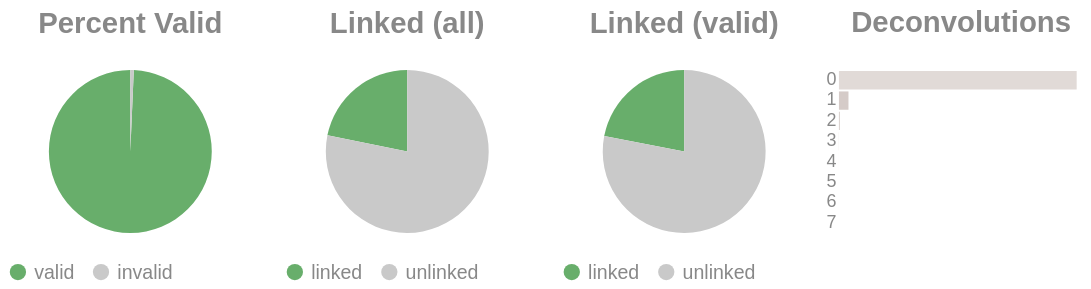

This figure's notebook cell:
### Code cell
if SKIPLR:
    pass
else:
    clash = Counter()
    for i in valids['molecule'].to_list():
        _mol = i.split("-")
        if len(_mol) == 1:
            clash.update('0')
        else:
            clash.update(_mol[-1])

    _d = {"deconvolutions": [], 'count': []}
    for k,v in clash.items():
        _d['deconvolutions'].append(k)
        _d['count'].append(v)

    tot_valid = valids['reads'].sum()
    mask = valids['reads'] >= 2
    n_linked_reads = valids.filter(mask)['reads'].sum()
    if n_linked_reads == 0:
        print_html("No linked molecules (>=2 reads) were detected; skipping linked-only distributions.")
        SKIPLR = True
    else:
        perc_valid = round(tot_valid / n_reads, 4)
        linked_perc_abs = round(n_linked_reads / n_reads, 4)
        linked_perc = round(n_linked_reads / tot_valid, 4)

    _valid = pl.DataFrame({"valids": ['valid', 'invalid'], "count": [tot_valid, n_reads - tot_valid]})
    _linked_abs = pl.DataFrame({"linked (absolute)": ['linked', 'unlinked'], "count": [n_linked_reads, n_reads - n_linked_reads]})
    _linked_rel = pl.DataFrame({"linked (valids)": ['linked', 'unlinked'], "count": [n_linked_reads, tot_valid - n_linked_reads]})

    (
        alt.hconcat(
            piechart(_valid, goodval = 'valid', title = "Percent Valid"),
            piechart(_linked_abs, goodval = "linked", title =  "Linked (all)"),
            piechart(_linked_rel, goodval = "linked", title =  "Linked (valid)"),
            convolutionbar(pl.DataFrame(_d), title = "Deconvolutions"),
            center = True,
            bounds = 'flush'
        )
        .resolve_scale(color='independent')
        .resolve_legend('independent')
        .properties(usermeta={'embedOptions': {"actions": False}})
    ).display()

### Figure 1 — Vega-Lite specification as saved in the notebook (floating-point values rounded to 4 significant figures)
{"width": "container", "height": 400, "config": {"title": {"anchor": "start", "dy": -15, "fontSize": 18, "color": "#888888", "subtitleColor": "#888888", "subtitleFontSize": 14}, "arc": {"fill": "#0072B2"}, "axis": {"domainColor": "#888888", "domainWidth": 0.5, "gridWidth": 0.2, "grid": false, "titleFontWeight": 400, "titleFontSize": 15, "labelFontSize": 11, "labelColor": "#888888", "tickColor": "#888888", "tickWidth": 0.2, "titleColor": "#888888"}, "axisBand": {"grid": false}, "axisX": {"grid": true, "tickSize": 10, "domainCap": "round"}, "axisY": {"domain": false, "grid": true, "tickSize": 0, "domainCap": "round"}, "background": "transparent", "header": {"labelFontSize": 15, "labelColor": "#888888", "titleFontSize": 15, "titleFontWeight": 600, "titleColor": "#888888"}, "legend": {"labelFont": "sans-serif", "labelFontSize": 12, "labelColor": "#888888", "symbolSize": 100, "symbolType": "circle", "titleFontSize": 12, "titlePadding": 10, "titleColor": "#888888", "title": null}, "range": {"category": ["#E69F00", "#56B4E9", "#009E73", "#F0E442", "#0072B2", "#D55E00", "#CC79A7", "#000000"], "diverging": ["#cfe8f3", "#a2d4ec", "#73bfe2", "#46abdb", "#1696d2", "#12719e"]}, "area": {"fill": "#0072B2", "fillOpacity": 0.7, "line": true, "strokeOpacity": 0.7}, "line": {"color": "#0072B2", "stroke": "#0072B2", "strokeWidth": 2}, "trail": {"color": "#0072B2", "stroke": "#0072B2", "strokeWidth": 0, "size": 1}, "point": {"filled": true, "fillOpacity": 1.0, "size": 95}, "text": {"color": "#888888", "fontSize": 11, "align": "right", "fontWeight": 400, "size": 11}, "bar": {"fill": "#0072B2", "stroke": null}, "view": {"stroke": null, "continuousWidth": 660, "continuousHeight": 400}}, "hconcat": [{"data": {"name": "data-f9e862cfa729eec7d7f768c8ea5657be"}, "mark": {"type": "arc"}, "encoding": {"color": {"field": "valids", "legend": {"orient": "bottom", "title": null}, "scale": {"domain": ["valid", "invalid"], "range": ["#68ae6b", "#C9C9C9"]}, "title": "Valids", "type": "nominal"}, "theta": {"field": "count", "type": "quantitative"}, "tooltip": [{"field": "valids", "title": "Valids", "type": "ordinal"}, {"field": "percent", "format": ".2%", "title": "Percent", "type": "quantitative"}, {"field": "count", "title": "Count", "type": "quantitative"}]}, "height": 100, "title": {"text": "Percent Valid", "align": "center", "anchor": "middle"}, "transform": [{"calculate": "datum.count / 5840892", "as": "percent"}], "width": 150}, {"data": {"name": "data-d7f9cecab332eec2c3582dd13e6d5554"}, "mark": {"type": "arc"}, "encoding": {"color": {"field": "linked (absolute)", "legend": {"orient": "bottom", "title": null}, "scale": {"domain": ["linked", "unlinked"], "range": ["#68ae6b", "#C9C9C9"]}, "title": "Linked (Absolute)", "type": "nominal"}, "theta": {"field": "count", "type": "quantitative"}, "tooltip": [{"field": "linked (absolute)", "title": "Linked (Absolute)", "type": "ordinal"}, {"field": "percent", "format": ".2%", "title": "Percent", "type": "quantitative"}, {"field": "count", "title": "Count", "type": "quantitative"}]}, "height": 100, "title": {"text": "Linked (all)", "align": "center", "anchor": "middle"}, "transform": [{"calculate": "datum.count / 5840892", "as": "percent"}], "width": 150}, {"data": {"name": "data-a7eb77f3a865a8ea8ebe88d49def6c34"}, "mark": {"type": "arc"}, "encoding": {"color": {"field": "linked (valids)", "legend": {"orient": "bottom", "title": null}, "scale": {"domain": ["linked", "unlinked"], "range": ["#68ae6b", "#C9C9C9"]}, "title": "Linked (Valids)", "type": "nominal"}, "theta": {"field": "count", "type": "quantitative"}, "tooltip": [{"field": "linked (valids)", "title": "Linked (Valids)", "type": "ordinal"}, {"field": "percent", "format": ".2%", "title": "Percent", "type": "quantitative"}, {"field": "count", "title": "Count", "type": "quantitative"}]}, "height": 100, "title": {"text": "Linked (valid)", "align": "center", "anchor": "middle"}, "transform": [{"calculate": "datum.count / 5801045", "as": "percent"}], "width": 150}, {"data": {"name": "data-89ce501be7dc24095ed246b1e0a9ce00"}, "mark": {"type": "bar"}, "encoding": {"color": {"field": "deconvolutions", "legend": null, "scale": {"scheme": "lightgreyred"}, "type": "nominal"}, "tooltip": [{"field": "deconvolutions", "title": "Deconvolutions", "type": "ordinal"}, {"field": "percent", "format": ".2%", "title": "Percent", "type": "quantitative"}, {"field": "count", "title": "Count", "type": "quantitative"}], "x": {"axis": null, "field": "count", "type": "quantitative"}, "y": {"field": "deconvolutions", "sort": "ascending", "title": null, "type": "nominal"}}, "height": 100, "title": {"text": "Deconvolutions", "align": "center", "anchor": "middle"}, "transform": [{"calculate": "datum.count / 5075862", "as": "percent"}], "width": 150}], "bounds": "flush", "center": true, "resolve": {"legend": {"angle": "independent"}, "scale": {"color": "independent"}}, "usermeta": {"embedOptions": {"actions": false}}, "$schema": "https://vega.github.io/schema/vega-lite/v6.1.0.json", "datasets": {"data-f9e862cfa729eec7d7f768c8ea5657be": [{"valids": "valid", "count": 5801045}, {"valids": "invalid", "count": 39847}], "data-d7f9cecab332eec2c3582dd13e6d5554": [{"linked (absolute)": "linked", "count": 1274713}, {"linked (absolute)": "unlinked", "count": 4566179}], "data-a7eb77f3a865a8ea8ebe88d49def6c34": [{"linked (valids)": "linked", "count": 1274713}, {"linked (valids)": "unlinked", "count": 4526332}], "data-89ce501be7dc24095ed246b1e0a9ce00": [{"deconvolutions": "0", "count": 4864592}, {"deconvolutions": "1", "count": 195197}, {"deconvolutions": "2", "count": 14465}, {"deconvolutions": "3", "count": 1427}, {"deconvolutions": "4", "count": 152}, {"deconvolutions": "5", "count": 23}, {"deconvolutions": "6", "count": 5}, {"deconvolutions": "7", "count": 1}]}}
